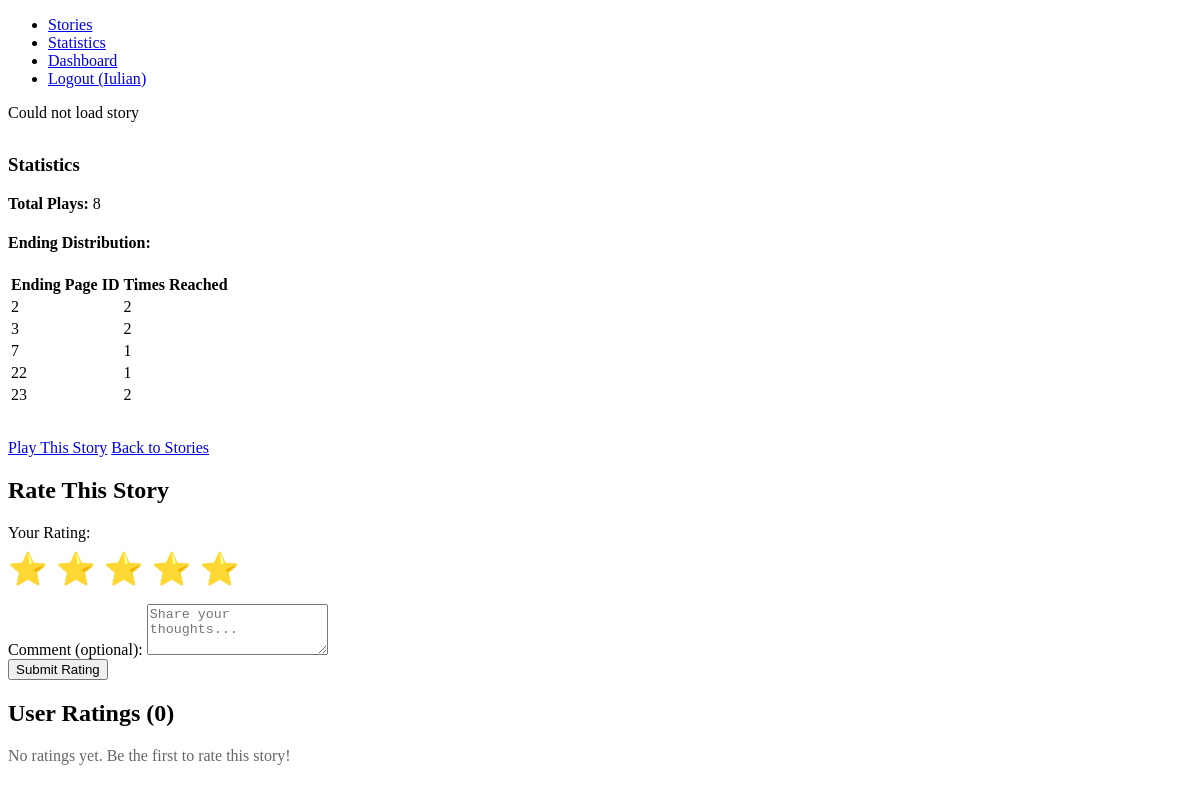
Page /story/1/ (signed in) on the earlier database version.
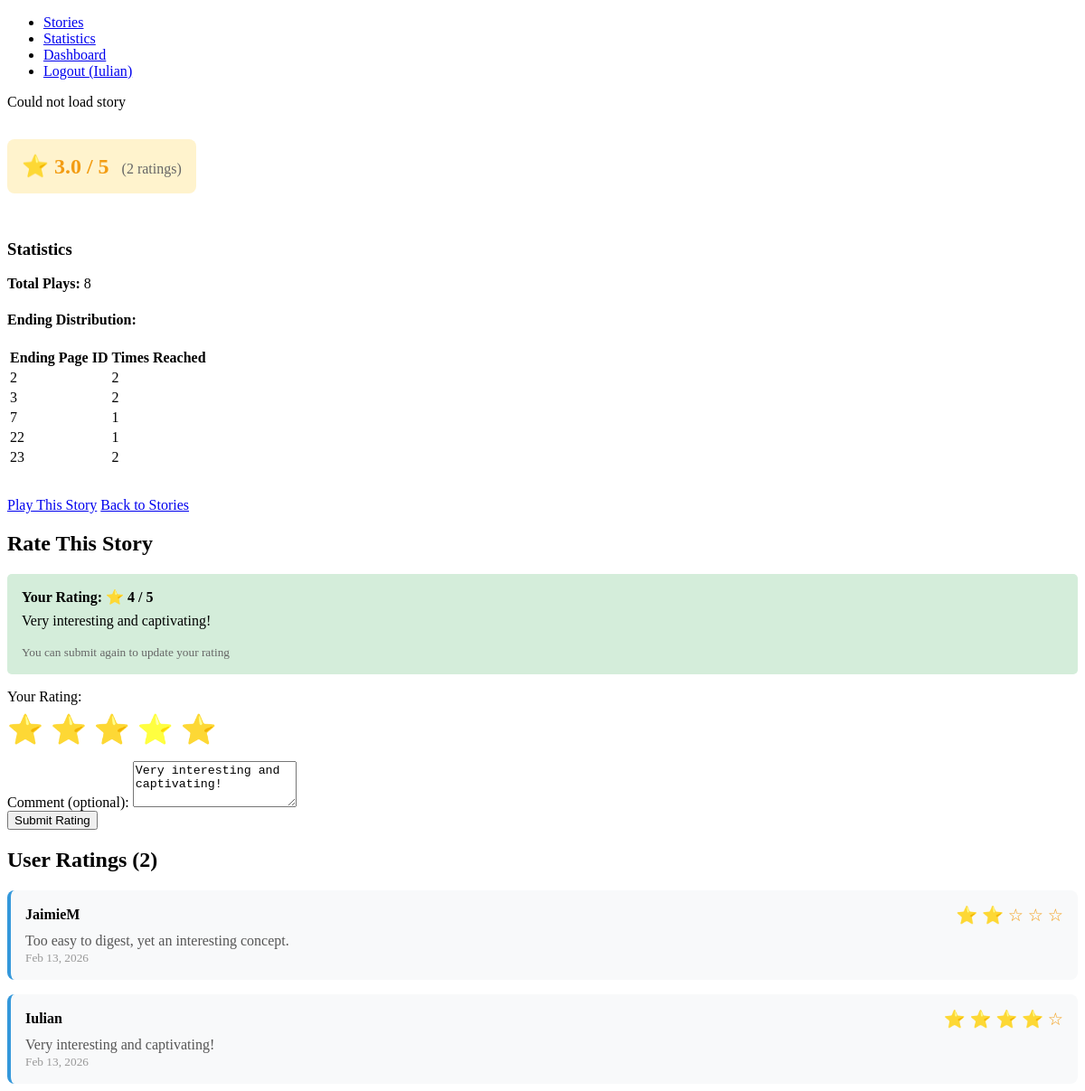
Same page on the later database version.
### stories/models.py (models this page shows)
class Rating(models.Model):
    story_id = models.IntegerField()
    user = models.ForeignKey(User, on_delete=models.CASCADE)
    stars = models.IntegerField(choices=[(i, i) for i in range(1, 6)])
    comment = models.TextField(blank=True)
    created_at = models.DateTimeField(auto_now_add=True)
    class Meta:
        unique_together = ['story_id', 'user']

### stories/views.py (the view)
# urls.py: path('story/<int:story_id>/', views.story_detail, name='story_detail'),
@login_required
def story_detail(request, story_id):
    try:
        response = requests.get(f"{FLASK_API}/stories/{story_id}")
        story = response.json() if response.status_code == 200 else None
    except:
        story = None
        messages.error(request, "Could not load story")
    plays = Play.objects.filter(story_id=story_id)
    total_plays = plays.count()
    endings_stats = plays.values('ending_page_id').annotate(count=Count('ending_page_id'))
    ratings = Rating.objects.filter(story_id=story_id).order_by('-created_at')
    user_rating = Rating.objects.filter(story_id=story_id, user=request.user).first()
    if ratings.exists():
        avg_rating = ratings.aggregate(models.Avg('stars'))['stars__avg']
        avg_rating = round(avg_rating, 1)
    else:
        avg_rating = None
    context = {
        'story': story,
        'total_plays': total_plays,
        'endings_stats': endings_stats,
        'ratings': ratings,
        'user_rating': user_rating,
        'avg_rating': avg_rating,
        'total_ratings': ratings.count()
    }
    return render(request, 'stories/detail.html', context)

### templates/stories/detail.html (shortened to what this page needs)
{% extends 'base.html' %}
{% block content %}
<div class="card">
    {% if avg_rating %}
    <div style="background: #fff3cd; padding: 1rem; border-radius: 8px; margin-bottom: 2rem; display: inline-block;">
        <span style="font-size: 1.5rem; font-weight: bold; color: #f39c12;">
            ⭐ {{ avg_rating }} / 5
        </span>
        <span style="color: #666; margin-left: 0.5rem;">({{ total_ratings }} ratings)</span>
    </div>
    {% endif %}
    <h3>Statistics</h3>
    <p><strong>Total Plays:</strong> {{ total_plays }}</p>
    {% if endings_stats %}
    <h4>Ending Distribution:</h4>
    <table>
        <thead>
            <tr>
                <th>Ending Page ID</th>
                <th>Times Reached</th>
            </tr>
        </thead>
        <tbody>
            {% for ending in endings_stats %}
            <tr>
                <td>{{ ending.ending_page_id }}</td>
                <td>{{ ending.count }}</td>
            </tr>
            {% endfor %}
        </tbody>
    </table>
    {% endif %}
    <div style="margin-top: 2rem;">
        <a href="{% url 'play_story' story.id %}" class="btn btn-success">Play This Story</a>
        <a href="{% url 'story_list' %}" class="btn">Back to Stories</a>
    </div>
</div>
<div class="card">
    <h2>Rate This Story</h2>
    {% if user_rating %}
    <div style="background: #d4edda; padding: 1rem; border-radius: 5px; margin-bottom: 1rem;">
        <strong>Your Rating: ⭐ {{ user_rating.stars }} / 5</strong>
        {% if user_rating.comment %}
        <p style="margin-top: 0.5rem;">{{ user_rating.comment }}</p>
        {% endif %}
        <small style="color: #666;">You can submit again to update your rating</small>
    </div>
    {% endif %}
    <form method="post" action="{% url 'rate_story' story.id %}">
        <div style="margin-bottom: 1rem;">
            <label style="display: block; margin-bottom: 0.5rem;">Your Rating:</label>
            <div style="display: flex; gap: 0.5rem;">
                {% for i in "12345" %}
                <label style="cursor: pointer; font-size: 2rem;">
                    <span class="star" data-value="{{ i }}">⭐</span>
                </label>
                {% endfor %}
            </div>
        </div>
        <div>
            <label for="comment">Comment (optional):</label>
            <textarea id="comment" name="comment" rows="3"
                      placeholder="Share your thoughts...">{% if user_rating %}{{ user_rating.comment }}{% endif %}</textarea>
        </div>
        <button type="submit" class="btn btn-success">Submit Rating</button>
    </form>
</div>
<div class="card">
    <h2>User Ratings ({{ ratings.count }})</h2>
    {% if ratings %}
    <div style="display: flex; flex-direction: column; gap: 1rem;">
        {% for rating in ratings %}
        <div style="padding: 1rem; background: #f8f9fa; border-radius: 8px; border-left: 4px solid #3498db;">
            <div style="display: flex; justify-content: space-between; align-items: center; margin-bottom: 0.5rem;">
                <strong>{{ rating.user.username }}</strong>
                <span style="color: #f39c12; font-size: 1.2rem;">
                    {% for i in "12345" %}
                        {% if i|add:0 <= rating.stars %}⭐{% else %}☆{% endif %}
                    {% endfor %}
                </span>
            </div>
            {% if rating.comment %}
            <p style="color: #555; margin: 0;">{{ rating.comment }}</p>
            {% endif %}
            <small style="color: #999;">{{ rating.created_at|date:"M d, Y" }}</small>
        </div>
        {% endfor %}
    </div>
    {% else %}
    <p style="color: #666;">No ratings yet. Be the first to rate this story!</p>
    {% endif %}
</div>
{% endblock %}

### templates/base.html
{% load static %}
{% load compress %}
<!DOCTYPE html>
<html>
<head>
    {% compress css %}
    <link rel="stylesheet" type="text/x-scss" href="{% static 'scss/style.scss' %}">
    {% endcompress %}
</head>
<body>
    <nav>
        <ul>
            <li><a href="{% url 'story_list' %}">Stories</a></li>
            <li><a href="{% url 'statistics' %}">Statistics</a></li>
            {% if user.is_authenticated %}
                <li><a href="{% url 'author_dashboard' %}">Dashboard</a></li>
                <li><a href="{% url 'logout' %}">Logout ({{ user.username }})</a></li>
            {% else %}
                <li><a href="{% url 'login' %}">Login</a></li>
                <li><a href="{% url 'register' %}">Register</a></li>
            {% endif %}
        </ul>
    </nav>
    <div class="container">
        {% if messages %}
        <div class="messages">
            {% for message in messages %}
            <div class="message {{ message.tags }}">{{ message }}</div>
            {% endfor %}
        </div>
        {% endif %}
        {% block content %}{% endblock %}
    </div>
</body>
</html>

### templates/stories/detail.html (style rules this page uses)
.star { transition: transform 0.2s; }
input[type="radio"]:checked + .star { filter: brightness(1.2); }

Differences in the rows shown:
added Rating: stars "4", comment "Very interesting and captivating!", user.username "Iulian", created_at "Feb 13, 2026"
added Rating: user.username "JaimieM", stars 2 (drawn), comment "Too easy to digest, yet an interesting concept.", created_at "Feb 13, 2026"
Other differences:
{{ avg_rating }}: (not shown) → "3.0"
{{ total_ratings }}: (not shown) → "2"
{{ ratings.count }}: "0" → "2"
text no longer shown: "No ratings yet. Be the first to rate this story!"
text now shown: "⭐ / 5 ( ratings) Your Rating: ⭐ / 5 You can submit again to update your rating"
